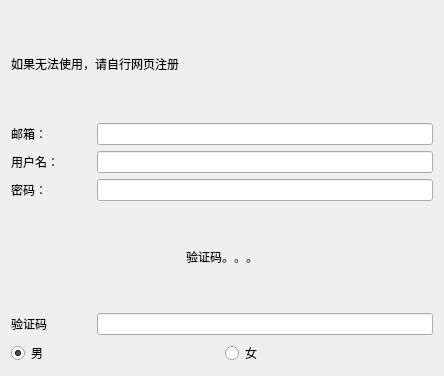
<?xml version="1.0" encoding="UTF-8"?>
<ui version="4.0">
 <class>RegisterWidget</class>
 <widget class="QWidget" name="RegisterWidget">
  <property name="geometry">
   <rect>
    <x>0</x>
    <y>0</y>
    <width>444</width>
    <height>376</height>
   </rect>
  </property>
  <property name="windowTitle">
   <string>新用户注册</string>
  </property>
  <layout class="QGridLayout" name="gridLayout_2">
   <item row="0" column="0">
    <layout class="QGridLayout" name="gridLayout">
     <item row="18" column="1">
      <layout class="QHBoxLayout" name="horizontalLayout_10">
       <item>
        <widget class="QRadioButton" name="gender_Male">
         <property name="text">
          <string>男</string>
         </property>
         <property name="checked">
          <bool>true</bool>
         </property>
         <attribute name="buttonGroup">
          <string notr="true">buttonGroup</string>
         </attribute>
        </widget>
       </item>
       <item>
        <widget class="QRadioButton" name="gender_Female">
         <property name="text">
          <string>女</string>
         </property>
         <attribute name="buttonGroup">
          <string notr="true">buttonGroup</string>
         </attribute>
        </widget>
       </item>
      </layout>
     </item>
     <item row="17" column="1">
      <layout class="QHBoxLayout" name="horizontalLayout_2">
       <item>
        <widget class="QLabel" name="verLabel">
         <property name="minimumSize">
          <size>
           <width>80</width>
           <height>0</height>
          </size>
         </property>
         <property name="text">
          <string>验证码</string>
         </property>
        </widget>
       </item>
       <item>
        <widget class="QLineEdit" name="verEdit"/>
       </item>
      </layout>
     </item>
     <item row="13" column="1">
      <layout class="QHBoxLayout" name="horizontalLayout_3">
       <item>
        <widget class="QLabel" name="user">
         <property name="minimumSize">
          <size>
           <width>80</width>
           <height>0</height>
          </size>
         </property>
         <property name="maximumSize">
          <size>
           <width>60</width>
           <height>16777215</height>
          </size>
         </property>
         <property name="layoutDirection">
          <enum>Qt::LeftToRight</enum>
         </property>
         <property name="text">
          <string>邮箱：</string>
         </property>
         <property name="alignment">
          <set>Qt::AlignLeading|Qt::AlignLeft|Qt::AlignVCenter</set>
         </property>
        </widget>
       </item>
       <item>
        <widget class="QLineEdit" name="userEdit">
         <property name="minimumSize">
          <size>
           <width>200</width>
           <height>0</height>
          </size>
         </property>
        </widget>
       </item>
      </layout>
     </item>
     <item row="0" column="1">
      <widget class="QLabel" name="label">
       <property name="text">
        <string>如果无法使用，请自行网页注册</string>
       </property>
      </widget>
     </item>
     <item row="1" column="1">
      <layout class="QVBoxLayout" name="linkLayout"/>
     </item>
     <item row="15" column="1">
      <layout class="QHBoxLayout" name="horizontalLayout_19">
       <item>
        <widget class="QLabel" name="passwd">
         <property name="minimumSize">
          <size>
           <width>80</width>
           <height>0</height>
          </size>
         </property>
         <property name="maximumSize">
          <size>
           <width>60</width>
           <height>16777215</height>
          </size>
         </property>
         <property name="text">
          <string>密码：</string>
         </property>
         <property name="alignment">
          <set>Qt::AlignLeading|Qt::AlignLeft|Qt::AlignVCenter</set>
         </property>
        </widget>
       </item>
       <item>
        <widget class="QLineEdit" name="passwdEdit"/>
       </item>
      </layout>
     </item>
     <item row="16" column="1" alignment="Qt::AlignHCenter">
      <widget class="QLabel" name="verPicture">
       <property name="minimumSize">
        <size>
         <width>0</width>
         <height>0</height>
        </size>
       </property>
       <property name="maximumSize">
        <size>
         <width>16777215</width>
         <height>100</height>
        </size>
       </property>
       <property name="text">
        <string>验证码。。。</string>
       </property>
      </widget>
     </item>
     <item row="14" column="1">
      <layout class="QHBoxLayout" name="horizontalLayout">
       <item>
        <widget class="QLabel" name="name">
         <property name="minimumSize">
          <size>
           <width>80</width>
           <height>0</height>
          </size>
         </property>
         <property name="maximumSize">
          <size>
           <width>60</width>
           <height>16777215</height>
          </size>
         </property>
         <property name="text">
          <string>用户名：</string>
         </property>
         <property name="alignment">
          <set>Qt::AlignLeading|Qt::AlignLeft|Qt::AlignVCenter</set>
         </property>
        </widget>
       </item>
       <item>
        <widget class="QLineEdit" name="nameEdit"/>
       </item>
      </layout>
     </item>
    </layout>
   </item>
  </layout>
 </widget>
 <tabstops>
  <tabstop>userEdit</tabstop>
  <tabstop>nameEdit</tabstop>
  <tabstop>passwdEdit</tabstop>
  <tabstop>verEdit</tabstop>
  <tabstop>gender_Male</tabstop>
  <tabstop>gender_Female</tabstop>
 </tabstops>
 <resources/>
 <connections/>
 <slots>
  <slot>Register()</slot>
 </slots>
 <buttongroups>
  <buttongroup name="buttonGroup"/>
 </buttongroups>
</ui>
